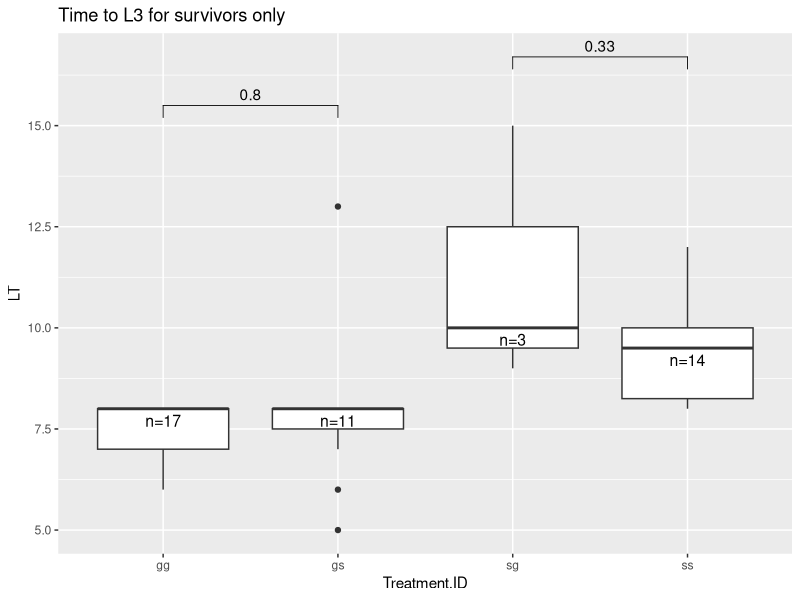
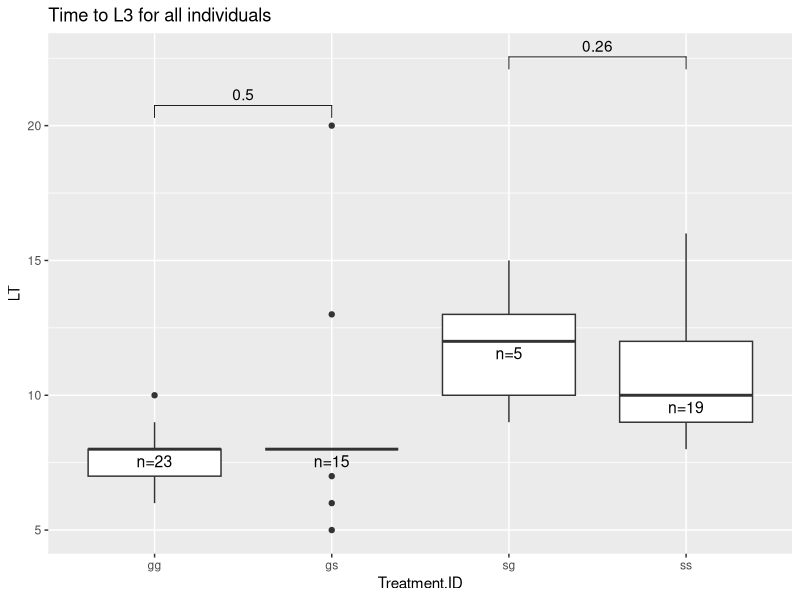
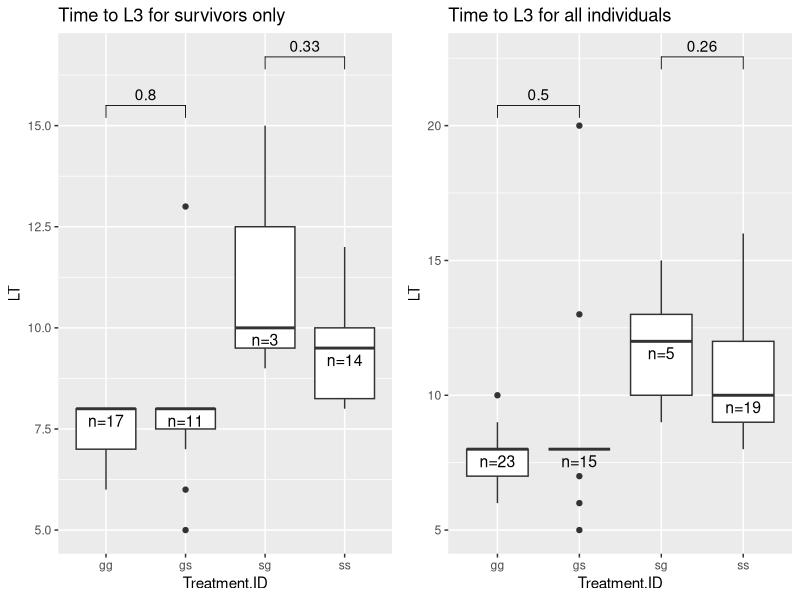
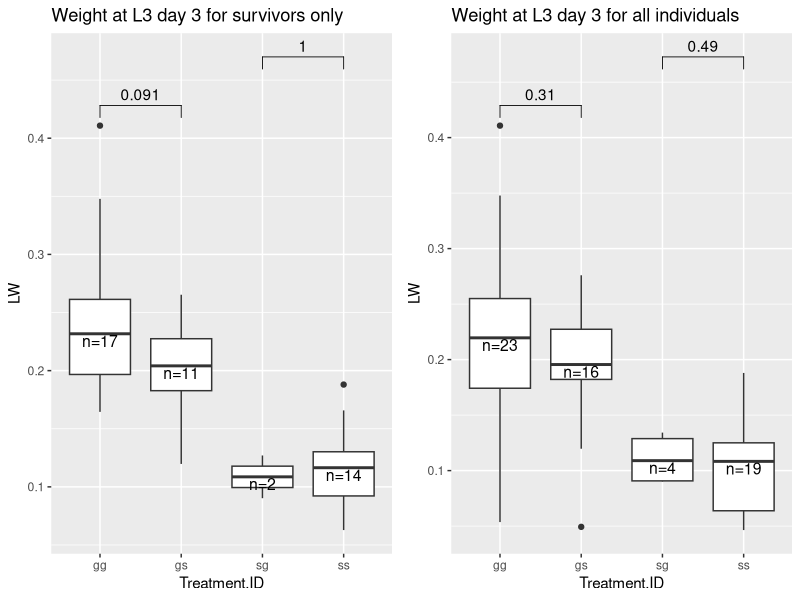
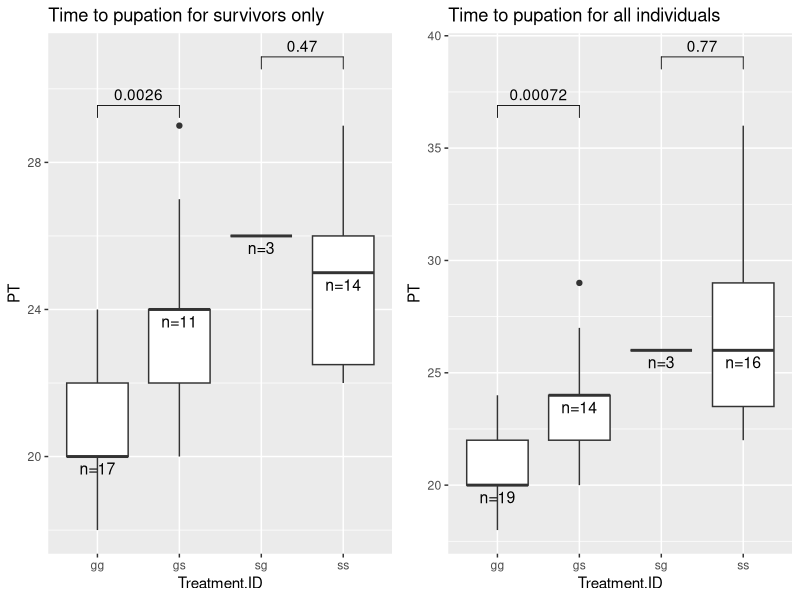
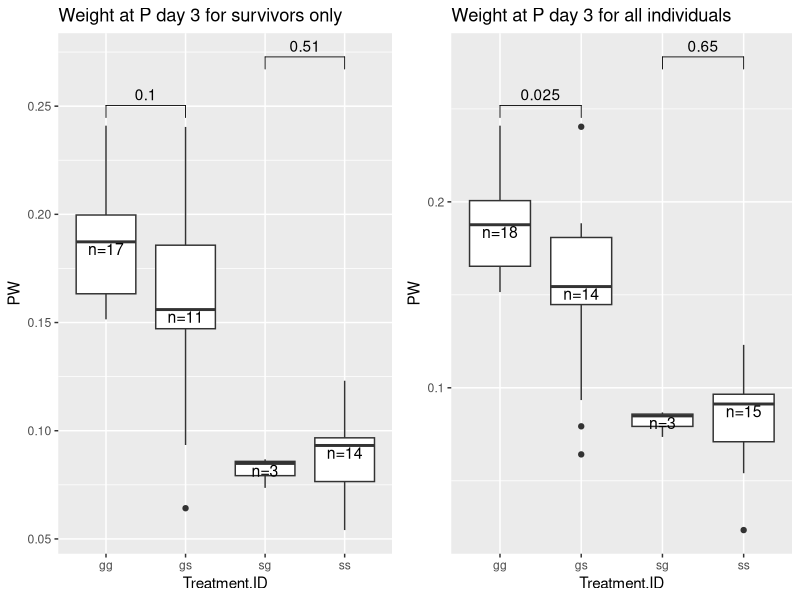
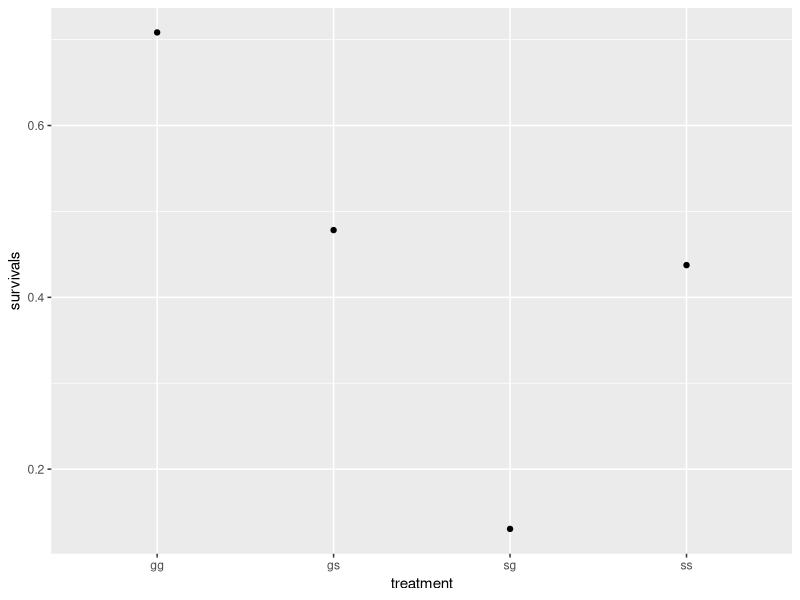
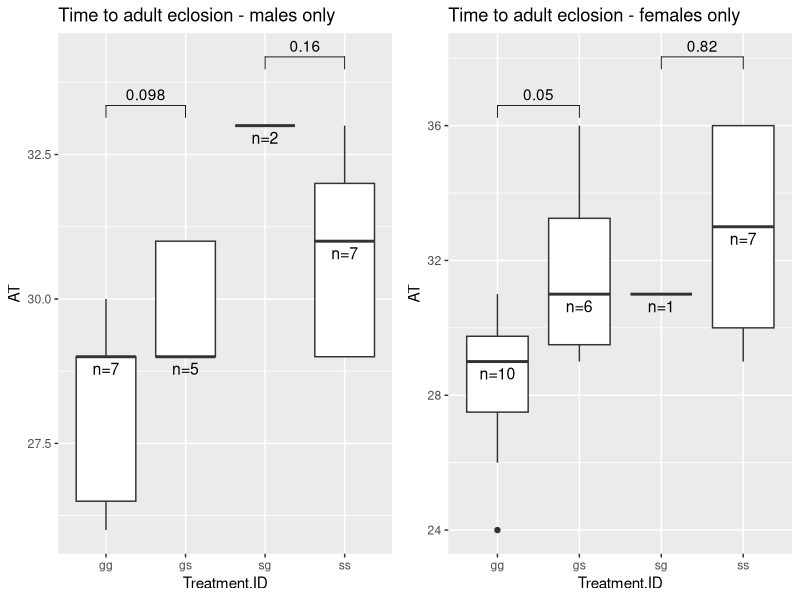

Generate these figures, in order, with R:
## ---- chunk 1
knitr::opts_chunk$set(echo = FALSE, warning = FALSE, message = FALSE)
## ---- chunk 2

library(ggpubr)
library(gridExtra)



swap.orig <- read.csv("Microbiome swap data - Sheet1.csv")


treatments <- swap.orig$Treatment.ID

dead <- swap.orig[swap.orig$Dead. == "y",]
alive <- swap.orig[swap.orig$Dead. == "",]

alive.female <- alive[alive$Sex == "f",]

alive.male <- alive[alive$Sex == "m",]


alive$Treatment.ID <- as.factor(alive$Treatment.ID)
alive$LT <- as.numeric(alive$LT)


gg <- swap.orig[swap.orig$Treatment.ID == "gg",]

gs <- swap.orig[swap.orig$Treatment.ID == "gs",]

ss <- swap.orig[swap.orig$Treatment.ID == "ss",]

sg <- swap.orig[swap.orig$Treatment.ID == "sg",]


gg.survival <- (nrow(gg) - (sum(gg$Dead. == "y"))) / nrow(gg)

gs.survival <- (nrow(gs) - (sum(gs$Dead. == "y"))) / nrow(gs)

ss.survival <- (nrow(ss) - (sum(ss$Dead. == "y"))) / nrow(ss)

sg.survival <- (nrow(sg) - (sum(sg$Dead. == "y"))) / nrow(sg)

survivals <- c(gg.survival,gs.survival,ss.survival,sg.survival)
survivals <- as.data.frame(survivals)
survivals$treatment <- c("gg", "gs", "ss", "sg")

fun_length <- function(x){
  return(data.frame(y=median(x),label= paste0("n=", length(x))))
}


a <- ggplot(alive, aes(x = Treatment.ID, y = LT)) + geom_boxplot() + stat_compare_means(method = "wilcox.test", comparisons = list(c("gg","gs"), c("sg","ss"))) +
  stat_summary(aes(x=factor(Treatment.ID)), position=position_dodge(.9), fun.data = fun_length,  geom = "text",
               vjust = +1.5, size = 4) + labs(title = "Time to L3 for survivors only")

a

c <- ggplot(alive, aes(x = Treatment.ID, y = LW)) + geom_boxplot() + stat_compare_means(method = "wilcox.test", comparisons = list(c("gg","gs"), c("sg","ss"))) +
  stat_summary(aes(x=factor(Treatment.ID)), position=position_dodge(.9), fun.data = fun_length,  geom = "text",
               vjust = +1.1, size = 4) + labs(title = "Weight at L3 day 3 for survivors only")

e <- ggplot(alive, aes(x = Treatment.ID, y = PT)) + geom_boxplot() + stat_compare_means(method = "wilcox.test", comparisons = list(c("gg","gs"), c("sg","ss"))) +
  stat_summary(aes(x=factor(Treatment.ID)), position=position_dodge(.9), fun.data = fun_length,  geom = "text",
               vjust = +1.5, size = 4) + labs(title = "Time to pupation for survivors only")

g <- ggplot(alive, aes(x = Treatment.ID, y = PW)) + geom_boxplot() + stat_compare_means(method = "wilcox.test", comparisons = list(c("gg","gs"), c("sg","ss"))) +
  stat_summary(aes(x=factor(Treatment.ID)), position=position_dodge(.9), fun.data = fun_length,  geom = "text",
               vjust = +1.1, size = 4) + labs(title = "Weight at P day 3 for survivors only")

# Analyses done with individuals who died before adulthood


b <- ggplot(swap.orig, aes(x = Treatment.ID, y = LT)) + geom_boxplot() + stat_compare_means(method = "wilcox.test", comparisons = list(c("gg","gs"), c("sg","ss"))) +
  stat_summary(aes(x=factor(Treatment.ID)), position=position_dodge(.9), fun.data = fun_length,  geom = "text",
               vjust = +1.5, size = 4) + labs(title = "Time to L3 for all individuals")

b

d <- ggplot(swap.orig, aes(x = Treatment.ID, y = LW)) + geom_boxplot() + stat_compare_means(method = "wilcox.test", comparisons = list(c("gg","gs"), c("sg","ss"))) +
  stat_summary(aes(x=factor(Treatment.ID)), position=position_dodge(.9), fun.data = fun_length,  geom = "text",
               vjust = +1.1, size = 4) + labs(title = "Weight at L3 day 3 for all individuals")

f <- ggplot(swap.orig, aes(x = Treatment.ID, y = PT)) + geom_boxplot() + stat_compare_means(method = "wilcox.test", comparisons = list(c("gg","gs"), c("sg","ss"))) +
  stat_summary(aes(x=factor(Treatment.ID)), position=position_dodge(.9), fun.data = fun_length,  geom = "text",
               vjust = +1.5, size = 4) + labs(title = "Time to pupation for all individuals")

h <- ggplot(swap.orig, aes(x = Treatment.ID, y = PW)) + geom_boxplot() + stat_compare_means(method = "wilcox.test", comparisons = list(c("gg","gs"), c("sg","ss"))) +
  stat_summary(aes(x=factor(Treatment.ID)), position=position_dodge(.9), fun.data = fun_length,  geom = "text",
               vjust = +1.1, size = 4) + labs(title = "Weight at P day 3 for all individuals")


grid.arrange(a,b, ncol = 2)
grid.arrange(c,d, ncol = 2)
grid.arrange(e,f, ncol = 2)
grid.arrange(g,h, ncol = 2)


ae <- ggplot(alive, aes(x = Treatment.ID, y = AT)) + geom_boxplot() + stat_compare_means(method = "wilcox.test", comparisons = list(c("gg","gs"), c("sg","ss"))) +
  stat_summary(aes(x=factor(Treatment.ID)), position=position_dodge(.9), fun.data = fun_length,  geom = "text",
               vjust = +1.5, size = 4) + labs(title = "Time to adult eclosion")

tw <- ggplot(alive, aes(x = Treatment.ID, y = ATW)) + geom_boxplot() + stat_compare_means(method = "wilcox.test", comparisons = list(c("gg","gs"), c("sg","ss"))) +
  stat_summary(aes(x=factor(Treatment.ID)), position=position_dodge(.9), fun.data = fun_length,  geom = "text",
               vjust = +1.5, size = 4) + labs(title = "Adult thorax width")

ggplot(survivals, aes(x = treatment, y = survivals)) + geom_point() 

# two-proportions z-test, tests for significance in difference between porpotions for two populations that are:
# independent, large enough (>=5) (sg?), randomly selected. 
ggvgs.surv <- prop.test(x = c((nrow(gg) - (sum(gg$Dead. == "y"))), (nrow(gs) - (sum(gs$Dead. == "y")))), n = c(nrow(gg), nrow(gs)))

ggvgs.surv

ssvsg.surv <- prop.test(x = c((nrow(ss) - (sum(ss$Dead. == "y"))), (nrow(sg) - (sum(sg$Dead. == "y")))), n = c(nrow(ss), nrow(sg)))

ssvsg.surv


# Adult metrics seperately reported for males and females

me <- ggplot(alive.male, aes(x = Treatment.ID, y = AT)) + geom_boxplot() + stat_compare_means(method = "wilcox.test", comparisons = list(c("gg","gs"), c("sg","ss"))) +
  stat_summary(aes(x=factor(Treatment.ID)), position=position_dodge(.9), fun.data = fun_length,  geom = "text",
               vjust = +1.5, size = 4) + labs(title = "Time to adult eclosion - males only")

fe <- ggplot(alive.female, aes(x = Treatment.ID, y = AT)) + geom_boxplot() + stat_compare_means(method = "wilcox.test", comparisons = list(c("gg","gs"), c("sg","ss"))) +
  stat_summary(aes(x=factor(Treatment.ID)), position=position_dodge(.9), fun.data = fun_length,  geom = "text",
               vjust = +1.5, size = 4) + labs(title = "Time to adult eclosion - females only")

mfe <- grid.arrange(me,fe, ncol = 2)

grid.arrange(ae, mfe)



mw <- ggplot(alive.male, aes(x = Treatment.ID, y = ATW)) + geom_boxplot() + stat_compare_means(method = "wilcox.test", comparisons = list(c("gg","gs"), c("sg","ss"))) +
  stat_summary(aes(x=factor(Treatment.ID)), position=position_dodge(.9), fun.data = fun_length,  geom = "text",
               vjust = +1.5, size = 4) + labs(title = "Adult thorax width - males only")

fw <- ggplot(alive.female, aes(x = Treatment.ID, y = ATW)) + geom_boxplot() + stat_compare_means(method = "wilcox.test", comparisons = list(c("gg","gs"), c("sg","ss"))) +
  stat_summary(aes(x=factor(Treatment.ID)), position=position_dodge(.9), fun.data = fun_length,  geom = "text",
               vjust = +1.5, size = 4) + labs(title = "Adult thorax width - females only")

mfw <- grid.arrange(mw,fw, ncol = 2)

grid.arrange(tw, mfw)


# So, females are the ones eclosing later and coming out smaller for the most part.  Males don't show any real significant difference.  Opposite of what other studies in the lab seem to have shown when looking at sex differences, where males are more responsive to fitness challenges.  Most likely explanation is that my data are wrong and the existing evidence is correct.



swap.model <- swap.orig

swap.model$dead <- ifelse(swap.model$Dead.=="y","1","0")
swap.model$dead <- as.factor(swap.model$dead)

m1 <- lm(dead ~ Treatment.ID, data = swap.model)
summary(m1)$coef



